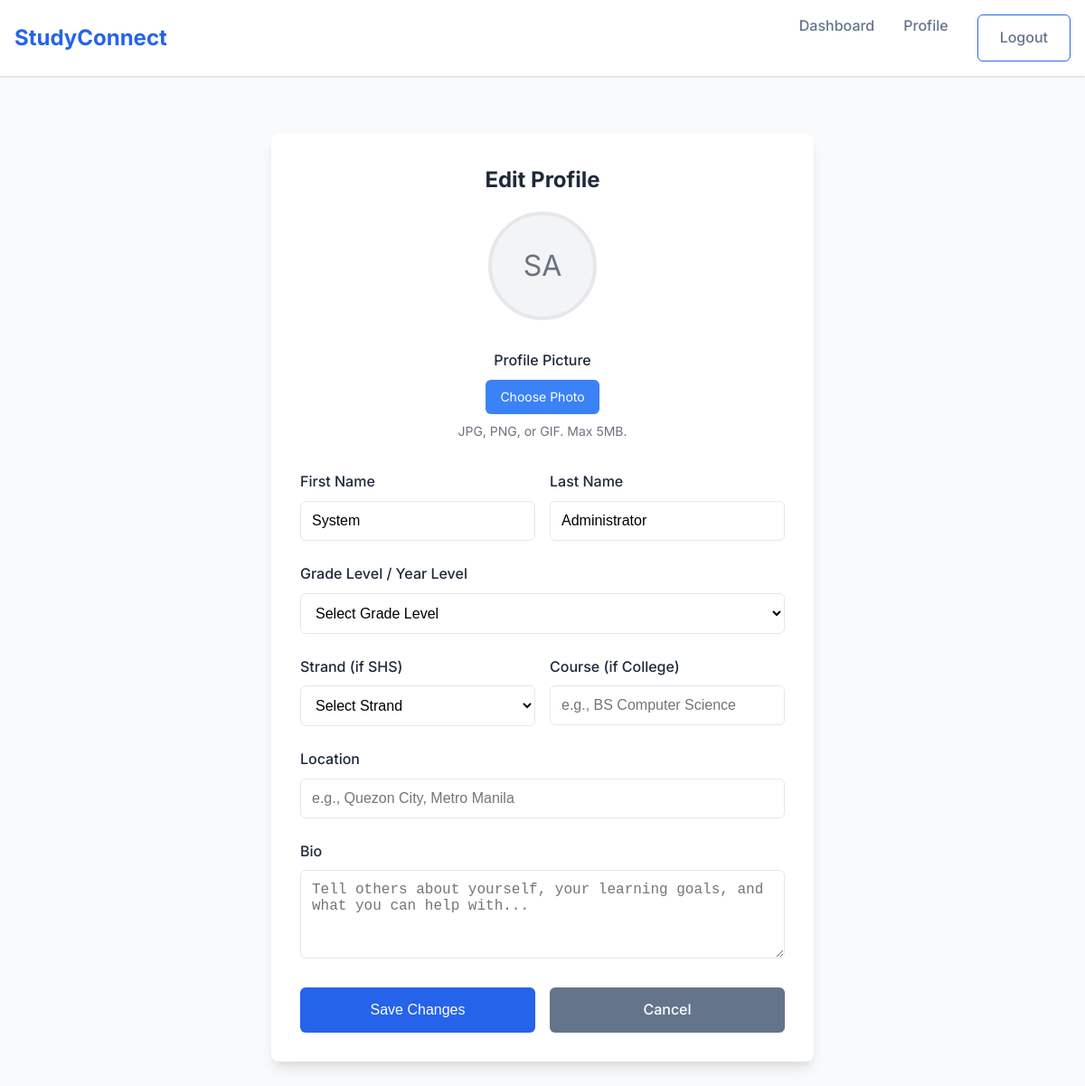
Page /profile/edit.php (signed in) on the committed database.
### tables this page shows
CREATE TABLE users (
    id INT AUTO_INCREMENT PRIMARY KEY,
    username VARCHAR(50) UNIQUE NOT NULL,
    email VARCHAR(100) UNIQUE NOT NULL,
    password_hash VARCHAR(255) NOT NULL,
    role ENUM('student', 'mentor', 'peer', 'admin') NOT NULL,
    first_name VARCHAR(50) NOT NULL,
    last_name VARCHAR(50) NOT NULL,
    grade_level VARCHAR(20),
    strand VARCHAR(50),
    course VARCHAR(100),
    location VARCHAR(100),
    bio TEXT,
    profile_picture VARCHAR(255),
    is_verified BOOLEAN DEFAULT FALSE,
    is_active BOOLEAN DEFAULT TRUE,
    created_at TIMESTAMP DEFAULT CURRENT_TIMESTAMP,
    updated_at TIMESTAMP DEFAULT CURRENT_TIMESTAMP ON UPDATE CURRENT_TIMESTAMP
);

### config/config.php (called while the page is built, shortened)
<?php
function get_logged_in_user() {
    $db = getDB();
    $stmt = $db->prepare("SELECT * FROM users WHERE id = ? AND is_active = 1");
    $stmt->execute([$_SESSION['user_id']]);
    return $stmt->fetch();
}
?>

### profile/edit.php (the view, shortened to what this page needs)
<?php
require_once '../config/config.php';
$user = get_logged_in_user();
?>
<!DOCTYPE html>
<html lang="en">
<head>
    <link rel="stylesheet" href="../assets/css/style.css">
</head>
<body>
    <header class="header">
        <div class="container">
            <nav class="navbar">
                <a href="../dashboard.php" class="logo">StudyConnect</a>
                <ul class="nav-links">
                    <li><a href="../dashboard.php">Dashboard</a></li>
                    <li><a href="index.php">Profile</a></li>
                    <li><a href="../auth/logout.php" class="btn btn-outline">Logout</a></li>
                </ul>
            </nav>
        </div>
    </header>
    <main style="padding: 2rem 0;">
        <div class="container">
            <div class="form-container" style="max-width: 600px;">
                <h2 class="text-center mb-4">Edit Profile</h2>
                <div class="profile-picture-section">
                    <?php if ($user['profile_picture'] && file_exists('../' . $user['profile_picture'])): ?>
                        <img src="../<?php echo htmlspecialchars($user['profile_picture']); ?>"
                             alt="Profile Picture" class="profile-picture-preview" id="profilePreview">
                    <?php else: ?>
                        <div class="profile-picture-placeholder" id="profilePlaceholder">
                            <?php echo strtoupper(substr($user['first_name'], 0, 1) . substr($user['last_name'], 0, 1)); ?>
                        </div>
                    <?php endif; ?>
                </div>
                <form method="POST" action="" enctype="multipart/form-data">
                    <div class="form-group" style="text-align: center; margin-bottom: 2rem;">
                        <label class="form-label">Profile Picture</label>
                        <div class="file-input-wrapper">
                            <label for="profile_picture" class="file-input-label">
                                Choose Photo
                            </label>
                        </div>
                        <p style="font-size: 0.875rem; color: #6b7280; margin-top: 0.5rem;">
                            JPG, PNG, or GIF. Max 5MB.
                        </p>
                    </div>
                    <div class="grid grid-cols-2" style="gap: 1rem;">
                        <div class="form-group">
                            <label for="first_name" class="form-label">First Name</label>
                            <input type="text" id="first_name" name="first_name" class="form-input" required
                                   value="<?php echo htmlspecialchars($user['first_name']); ?>">
                        </div>
                        <div class="form-group">
                            <label for="last_name" class="form-label">Last Name</label>
                            <input type="text" id="last_name" name="last_name" class="form-input" required
                                   value="<?php echo htmlspecialchars($user['last_name']); ?>">
                        </div>
                    </div>
                    <div class="form-group">
                        <label for="grade_level" class="form-label">Grade Level / Year Level</label>
                        <select id="grade_level" name="grade_level" class="form-select" required>
                            <option value="">Select Grade Level</option>
                        </select>
                    </div>
                    <div class="grid grid-cols-2" style="gap: 1rem;">
                        <div class="form-group">
                            <label for="strand" class="form-label">Strand (if SHS)</label>
                            <select id="strand" name="strand" class="form-select">
                                <option value="">Select Strand</option>
                            </select>
                        </div>
                        <div class="form-group">
                            <label for="course" class="form-label">Course (if College)</label>
                            <input type="text" id="course" name="course" class="form-input"
                                   placeholder="e.g., BS Computer Science"
                                   value="<?php echo htmlspecialchars($user['course'] ?? ''); ?>">
                        </div>
                    </div>
                    <div class="form-group">
                        <label for="location" class="form-label">Location</label>
                        <input type="text" id="location" name="location" class="form-input" required
                               placeholder="e.g., Quezon City, Metro Manila"
                               value="<?php echo htmlspecialchars($user['location'] ?? ''); ?>">
                    </div>
                    <div class="form-group">
                        <label for="bio" class="form-label">Bio</label>
                        <textarea id="bio" name="bio" class="form-input" rows="4" required
                                  placeholder="Tell others about yourself, your learning goals, and what you can help with..."><?php echo htmlspecialchars($user['bio'] ?? ''); ?></textarea>
                    </div>
                    <div style="display: flex; gap: 1rem;">
                        <button type="submit" class="btn btn-primary" style="flex: 1;">Save Changes</button>
                        <a href="index.php" class="btn btn-secondary" style="flex: 1; text-align: center;">Cancel</a>
                    </div>
                </form>
            </div>
        </div>
    </main>
</body>
</html>

### assets/css/style.css (style rules this page uses)
* { margin: 0; padding: 0; box-sizing: border-box; }
:root { --primary-color: #2563eb; --primary-hover: #1d4ed8; --secondary-color: #64748b; --success-color: #10b981; --warning-color: #f59e0b; --error-color: #ef4444; --background-color: #f8fafc; --card-background: #ffffff; --text-primary: #1e293b; --text-secondary: #64748b; --border-color: #e2e8f0; --shadow: 0 1px 3px 0 rgba(0, 0, 0, 0.1), 0 1px 2px 0 rgba(0, 0, 0, 0.06); --shadow-lg: 0 10px 15px -3px rgba(0, 0, 0, 0.1), 0 4px 6px -2px rgba(0, 0, 0, 0.05); }
body { font-family: "Inter", -apple-system, BlinkMacSystemFont, "Segoe UI", Roboto, sans-serif; line-height: 1.6; color: var(--text-primary); background-color: var(--background-color); }
.container { max-width: 1200px; margin: 0 auto; padding: 0 1rem; }
.header { background: var(--card-background); box-shadow: var(--shadow); position: sticky; top: 0; z-index: 100; }
.navbar { display: flex; justify-content: space-between; align-items: center; padding: 1rem 0; }
.logo { font-size: 1.5rem; font-weight: 700; color: var(--primary-color); text-decoration: none; }
.nav-links { display: flex; list-style: none; gap: 2rem; }
.nav-links a { text-decoration: none; color: var(--text-secondary); font-weight: 500; transition: color 0.2s; }
.form-container { max-width: 400px; margin: 2rem auto; background: var(--card-background); padding: 2rem; border-radius: 8px; box-shadow: var(--shadow-lg); }
.form-group { margin-bottom: 1.5rem; }
.form-label { display: block; margin-bottom: 0.5rem; font-weight: 500; color: var(--text-primary); }
.form-input { width: 100%; padding: 0.75rem; border: 1px solid var(--border-color); border-radius: 6px; font-size: 1rem; transition: border-color 0.2s, box-shadow 0.2s; }
.form-select { width: 100%; padding: 0.75rem; border: 1px solid var(--border-color); border-radius: 6px; font-size: 1rem; background-color: white; }
.btn { display: inline-block; padding: 0.75rem 1.5rem; border: none; border-radius: 6px; font-size: 1rem; font-weight: 500; text-decoration: none; text-align: center; cursor: pointer; transition: all 0.2s; }
.btn-primary { background-color: var(--primary-color); color: white; }
.btn-secondary { background-color: var(--secondary-color); color: white; }
.btn-outline { background-color: transparent; border: 1px solid var(--primary-color); color: var(--primary-color); }
.grid { display: grid; gap: 1.5rem; }
.grid-cols-2 { grid-template-columns: repeat(2, 1fr); }
.text-center { text-align: center; }
.mb-4 { margin-bottom: 1rem; }

### profile/edit.php (style rules this page uses)
.profile-picture-section { text-align: center; margin-bottom: 2rem; }
.profile-picture-placeholder { width: 120px; height: 120px; border-radius: 50%; background: #f3f4f6; display: flex; align-items: center; justify-content: center; margin: 0 auto 1rem; border: 4px solid #e5e7eb; color: #6b7280; font-size: 2rem; }
.file-input-wrapper { position: relative; display: inline-block; }
.file-input-label { display: inline-block; padding: 0.5rem 1rem; background: #3b82f6; color: white; border-radius: 0.375rem; cursor: pointer; font-size: 0.875rem; }

### rows in the picture
users: first_name+last_name "SA", first_name "System", last_name "Administrator"
